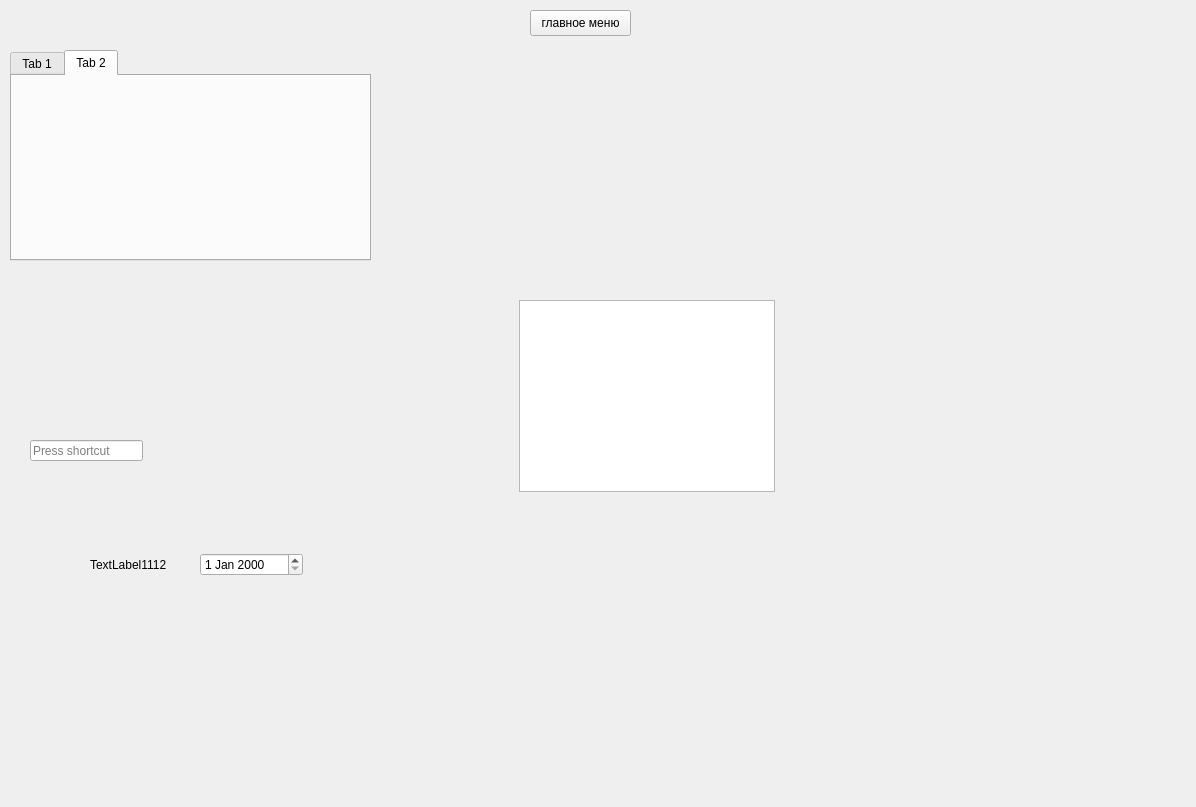
<?xml version="1.0" encoding="UTF-8"?>
<ui version="4.0">
 <class>Form</class>
 <widget class="QWidget" name="Form">
  <property name="geometry">
   <rect>
    <x>0</x>
    <y>0</y>
    <width>1196</width>
    <height>807</height>
   </rect>
  </property>
  <property name="windowTitle">
   <string>Form</string>
  </property>
  <widget class="QPushButton" name="pushButton">
   <property name="geometry">
    <rect>
     <x>530</x>
     <y>10</y>
     <width>101</width>
     <height>26</height>
    </rect>
   </property>
   <property name="text">
    <string>главное меню</string>
   </property>
  </widget>
  <widget class="QTabWidget" name="qtw_data">
   <property name="geometry">
    <rect>
     <x>10</x>
     <y>50</y>
     <width>361</width>
     <height>211</height>
    </rect>
   </property>
   <property name="currentIndex">
    <number>1</number>
   </property>
   <widget class="QWidget" name="qw_personal">
    <attribute name="title">
     <string>Tab 1</string>
    </attribute>
   </widget>
   <widget class="QWidget" name="qw_groups">
    <attribute name="title">
     <string>Tab 2</string>
    </attribute>
   </widget>
  </widget>
  <widget class="QKeySequenceEdit" name="keySequenceEdit">
   <property name="geometry">
    <rect>
     <x>30</x>
     <y>440</y>
     <width>113</width>
     <height>21</height>
    </rect>
   </property>
  </widget>
  <widget class="QTableWidget" name="tableWidget">
   <property name="geometry">
    <rect>
     <x>519</x>
     <y>300</y>
     <width>256</width>
     <height>192</height>
    </rect>
   </property>
  </widget>
  <widget class="QWidget" name="">
   <property name="geometry">
    <rect>
     <x>90</x>
     <y>550</y>
     <width>213</width>
     <height>29</height>
    </rect>
   </property>
   <layout class="QHBoxLayout" name="horizontalLayout">
    <item>
     <widget class="QLabel" name="label">
      <property name="text">
       <string>TextLabel1112</string>
      </property>
     </widget>
    </item>
    <item>
     <widget class="QDateEdit" name="dateEdit"/>
    </item>
   </layout>
  </widget>
 </widget>
 <resources/>
 <connections/>
</ui>
